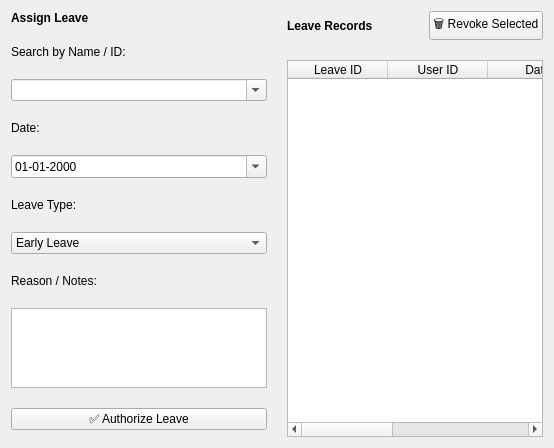
          <widget class="QWidget" name="tab_leave_mgt">
           <attribute name="title"><string>🎌 Leave Management</string></attribute>
           <layout class="QHBoxLayout" name="horizontalLayout_leave">
            <property name="spacing"><number>20</number></property>
            <item>
             <layout class="QVBoxLayout" name="verticalLayout_leave_form">
              <item><widget class="QLabel" name="lbl_leave_form_title"><property name="font"><font><family>Segoe UI</family><bold>true</bold></font></property><property name="text"><string>Assign Leave</string></property></widget></item>
              <item><widget class="QLabel" name="lbl_leave_user"><property name="text"><string>Search by Name / ID:</string></property></widget></item>
              <item><widget class="QComboBox" name="combo_leave_user"><property name="editable"><bool>true</bool></property></widget></item>
              <item><widget class="QLabel" name="lbl_leave_date"><property name="text"><string>Date:</string></property></widget></item>
              <item><widget class="QDateEdit" name="dateEdit_leave"><property name="displayFormat"><string>dd-MM-yyyy</string></property><property name="calendarPopup"><bool>true</bool></property></widget></item>
              <item><widget class="QLabel" name="lbl_leave_type"><property name="text"><string>Leave Type:</string></property></widget></item>
              <item>
               <widget class="QComboBox" name="combo_leave_type">
                <item><property name="text"><string>Early Leave</string></property></item>
                <item><property name="text"><string>Full Day</string></property></item>
                <item><property name="text"><string>Medical</string></property></item>
               </widget>
              </item>
              <item><widget class="QLabel" name="lbl_leave_reason"><property name="text"><string>Reason / Notes:</string></property></widget></item>
              <item><widget class="QTextEdit" name="txt_leave_reason"><property name="maximumSize"><size><width>16777215</width><height>80</height></size></property></widget></item>
              <item><widget class="QPushButton" name="btn_leave_save"><property name="text"><string>✅ Authorize Leave</string></property></widget></item>
              <item><spacer name="verticalSpacer_leave"><property name="orientation"><enum>Qt::Orientation::Vertical</enum></property></spacer></item>
             </layout>
            </item>
            <item>
             <layout class="QVBoxLayout" name="verticalLayout_leave_table">
              <item>
               <layout class="QHBoxLayout" name="horizontalLayout_leave_table_top">
                <item><widget class="QLabel" name="lbl_leave_table_title"><property name="font"><font><family>Segoe UI</family><bold>true</bold></font></property><property name="text"><string>Leave Records</string></property></widget></item>
                <item><spacer name="horizontalSpacer_leave"><property name="orientation"><enum>Qt::Orientation::Horizontal</enum></property></spacer></item>
                <item><widget class="QPushButton" name="btn_leave_delete"><property name="text"><string>🗑️ Revoke Selected</string></property></widget></item>
               </layout>
              </item>
              <item>
               <widget class="QTableWidget" name="table_leaves">
                <property name="editTriggers"><set>QAbstractItemView::EditTrigger::NoEditTriggers</set></property>
                <property name="alternatingRowColors"><bool>true</bool></property>
                <property name="selectionMode"><enum>QAbstractItemView::SelectionMode::SingleSelection</enum></property>
                <property name="selectionBehavior"><enum>QAbstractItemView::SelectionBehavior::SelectRows</enum></property>
                <property name="showGrid"><bool>false</bool></property>
                <attribute name="horizontalHeaderStretchLastSection"><bool>true</bool></attribute>
                <column><property name="text"><string>Leave ID</string></property></column>
                <column><property name="text"><string>User ID</string></property></column>
                <column><property name="text"><string>Date</string></property></column>
                <column><property name="text"><string>Type</string></property></column>
                <column><property name="text"><string>Notes</string></property></column>
               </widget>
              </item>
             </layout>
            </item>
           </layout>
          </widget>
